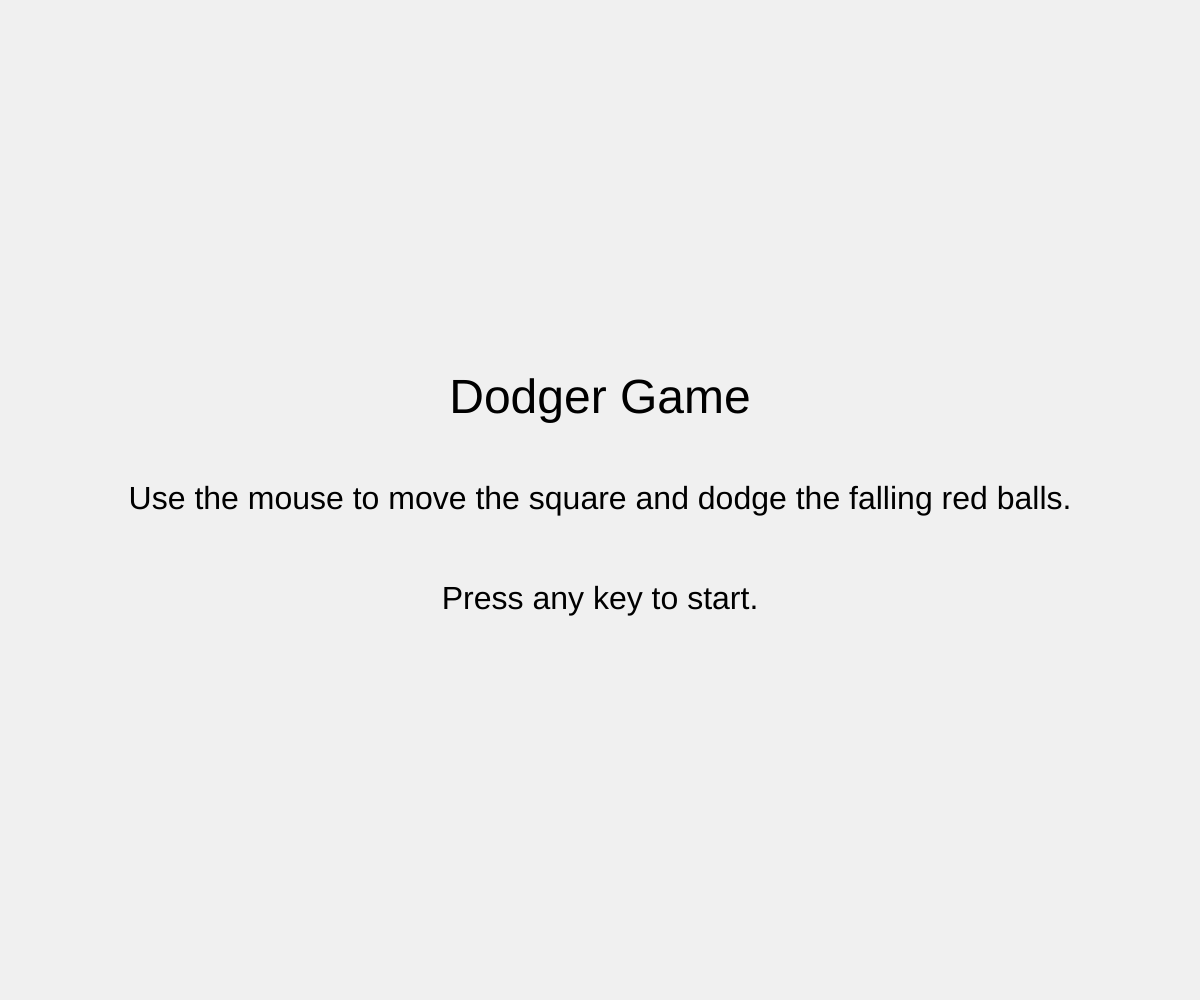
Frame 1 (no input)
Frame 60 (no input): identical to frame 1, image omitted
Frame 120 (the mouse pressed at the canvas centre since frame 60): identical to frame 1, image omitted

The p5.js sketch that drew this single still picture (run headless with seeded random() and noise() and a simulated clock; from frame 60 on, the mouse is pressed at the canvas centre):

// p5.js sketch
// ── sketch.js
let player;
let obstacles = [];
let score = 0;
let gameOver = false;
let gameStarted = false;
let obstacleSpeed = 3;
let obstacleColor = '#FA2600';

function setup() {
  createCanvas(windowWidth, windowHeight);
  player = new Player();
  frameRate(60);
  textSize(32);
  textAlign(CENTER,CENTER);
}

function draw() {
  background(240);

  if (!gameStarted) {
    // Displays the initial screen with game instructions
    fill(0);
    textSize(48);
    text("Dodger Game",width / 2,height / 2 - 100);
    textSize(32);
    text("Use the mouse to move the square and dodge the falling red balls.",width / 2,height / 2);
    text("Press any key to start.",width / 2,height / 2 + 100);
  } else if (!gameOver) {
    // Game logic
    player.update();
    player.show();

    if (frameCount % 60 === 0) {
      obstacles.push(new Obstacle());
    }

    for (let i = obstacles.length - 1; i >= 0; i--) {
      obstacles[i].update();
      obstacles[i].show();

      if (obstacles[i].hits(player)) {
        gameOver = true;
      }

      if (obstacles[i].offscreen()) {
        obstacles.splice(i, 1);
        score++;
      }
    }

    fill(0);
    text("Score: " + score,width / 2,50);
  } else {
    // Game over screen
    fill(255, 0, 0);
    textSize(48);
    text("Game Over",width / 2,height / 2 - 40);
    textSize(32);
    text("Final Score: " + score, width / 2,height / 2);
    text("Click to Replay",width / 2,height / 2 + 40);
  }
}

function keyPressed() {
  if (!gameStarted) {
    gameStarted = true;
  } else if (gameOver) {
    resetGame();
  }
}

function mousePressed() {
  if (gameOver) {
    resetGame();
  }
}

function resetGame() {
  score = 0;
  gameOver = false;
  obstacles = [];
}

class Player {
  constructor() {
    this.size = 50;
    this.x = width / 2;
    this.y = height - this.size - 10;
  }

  update() {
    this.x = mouseX;
    this.x = constrain(this.x,0,width - this.size);
  }

  show() {
    fill(0);
    noStroke();
    rect(this.x,this.y,this.size,this.size);
  }
}

class Obstacle {
  constructor() {
    this.size = random(30, 80);
    this.x = random(width - this.size);
    this.y = 0 - this.size;
    this.speed = obstacleSpeed;
    this.color = obstacleColor;
  }

  update() {
    this.y += this.speed;
  }

  show() {
    fill(this.color);
    noStroke();
    ellipse(this.x,this.y,this.size);
  }

  hits(player) {
    return !(player.x + player.size < this.x - this.size / 2 ||
             player.x > this.x + this.size / 2 ||
             player.y + player.size < this.y - this.size / 2 ||
             player.y > this.y + this.size / 2);
  }

  offscreen() {
    return this.y > height;
  }
}

function windowResized() {
  resizeCanvas(windowWidth,windowHeight);
}
